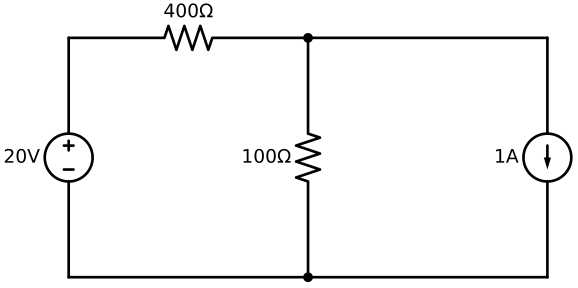

Reproduce this figure in Python.
import numpy as np
import schemdraw
import schemdraw.elements as elm
import matplotlib
import matplotlib.pyplot as plt
from pprint import pprint
from schemutils import convert_to_graph, add_solution


def demo_drawing():
    d = schemdraw.Drawing(unit=5)
    d += elm.SourceV().label("20V")
    d += elm.Resistor().right().label("400Ω")
    d += elm.Dot()
    d.push()
    d += elm.Resistor().down().label("100Ω")
    d += elm.Dot()
    d.pop()
    d += elm.Line().right()
    d += elm.SourceI().down().label("1A")
    # Draw the bottom wires in two steps, such that they
    # have a start or end point at the node at the bottom
    # dot.
    d += elm.Line().left()
    d += elm.Line().left()
    return d


d = demo_drawing()
# d.draw()
d.save("demo.svg")
